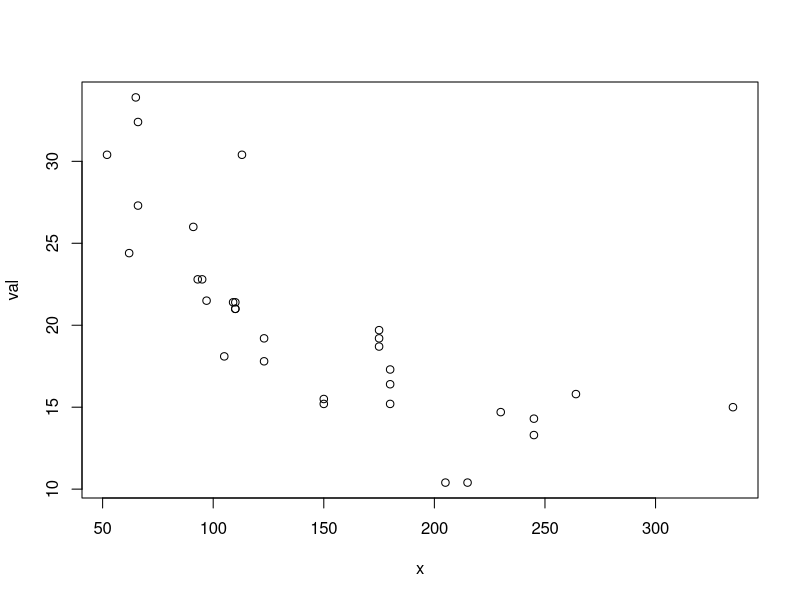
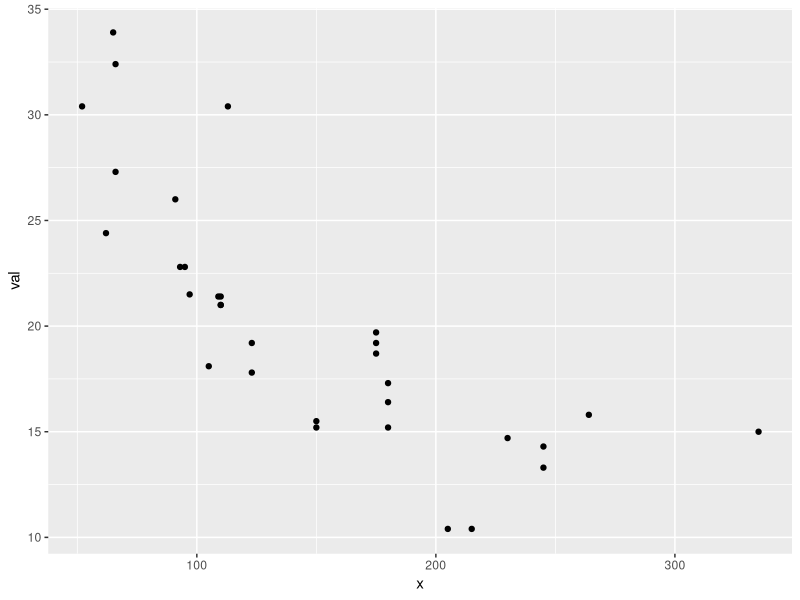
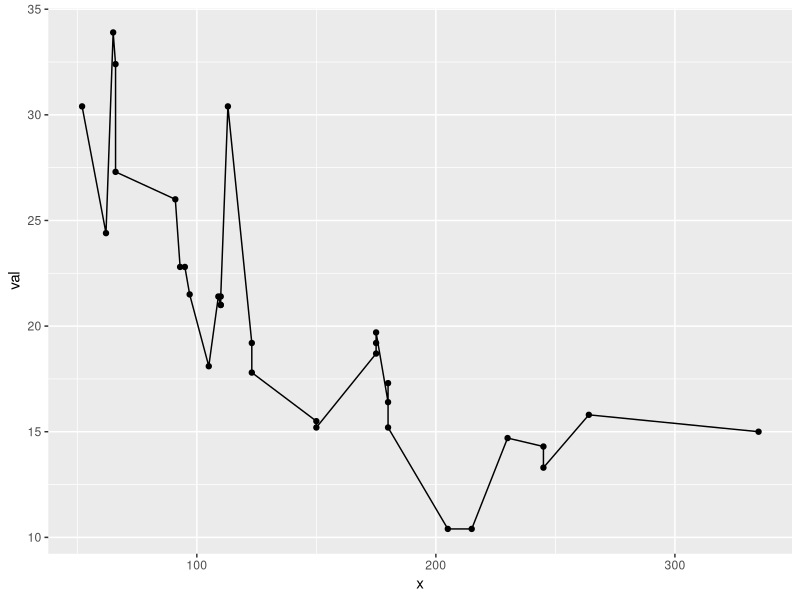
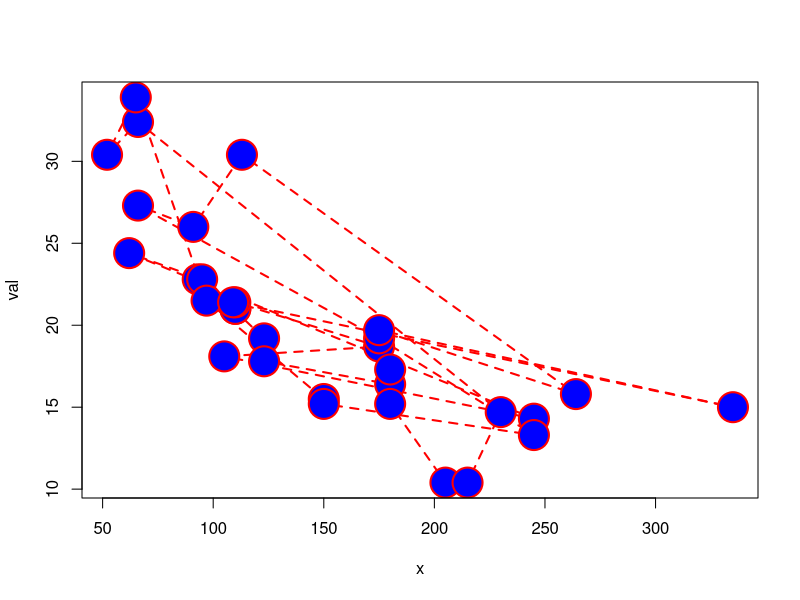
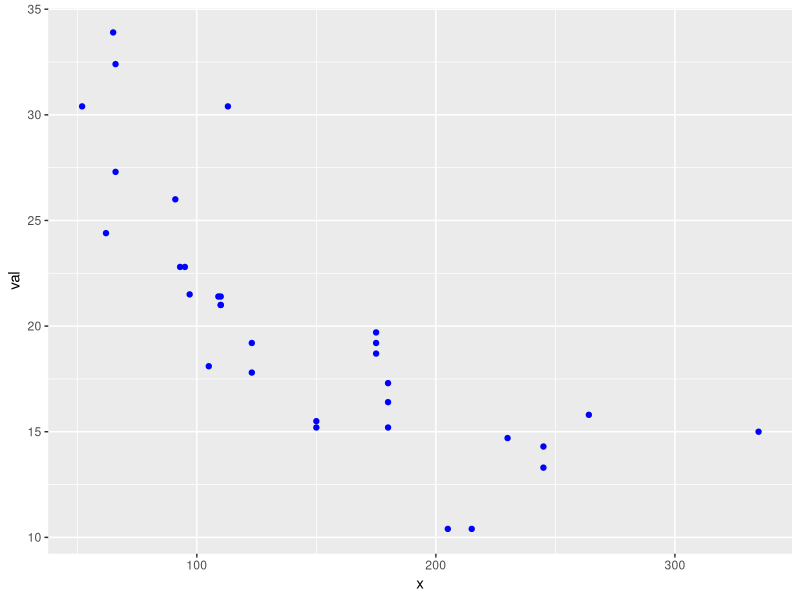
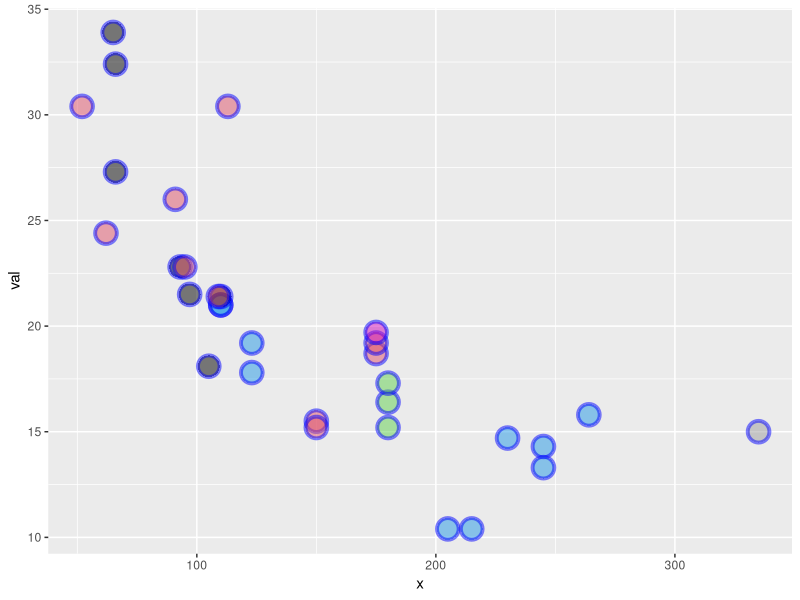
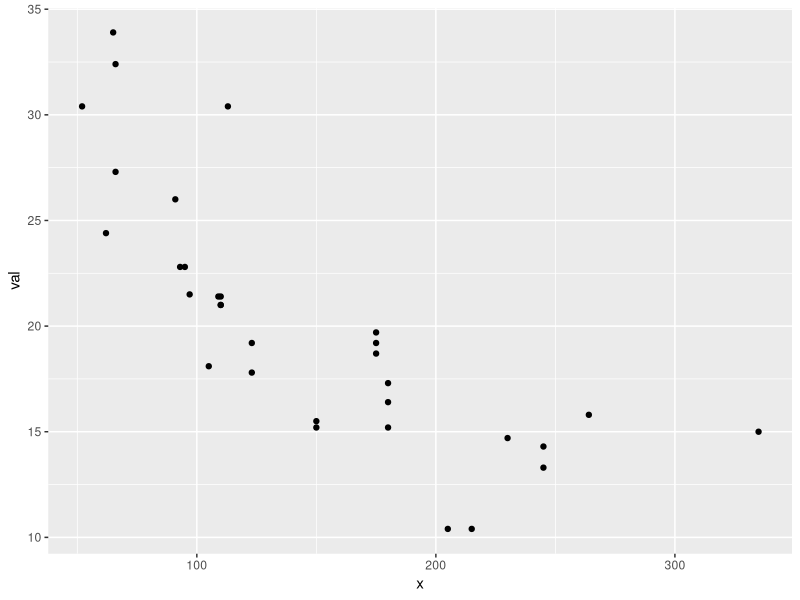
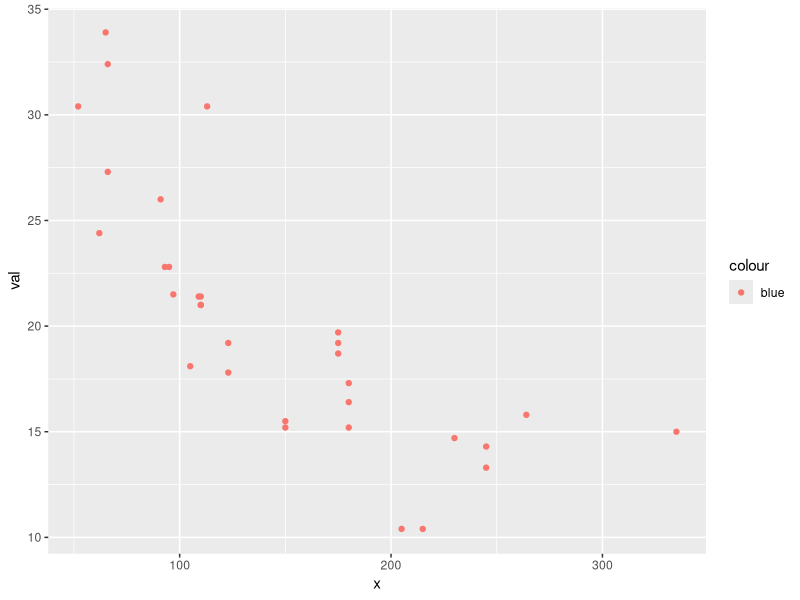

The R source for these figures, in order:
## ---- chunk 1
knitr::opts_chunk$set(echo = TRUE)
## ---- chunk 2
library(ggplot2)
## ---- chunk 3
val <- mtcars$mpg
x <- mtcars$hp
plot(x, val, type="p")
## ---- chunk 4
df <- data.frame(x=mtcars$hp, val=mtcars$mpg)
p1 <- ggplot(df, aes(x=x, y=val)) #set up data and x and y
p2 <- p1 + geom_point() # Tell it what to do with that (add a line)
p2 # plot it
## ---- chunk 5
class(p1)
class(p2)
## ---- chunk 6
p2 + geom_line()
## ---- chunk 7
plot(x, val, type="b", lwd=2, lty=2,
     pch=21, col="red", cex=4, bg="blue")
## ---- chunk 8
ggplot(df, aes(x=x, y=val)) + geom_point(col="blue")
## ---- chunk 9
ggplot(df, aes(x=x, y=val)) + 
  geom_point(shape=21, col="blue", fill=mtcars$carb, size=6, alpha=.5, stroke=2)
## ---- chunk 10
ggplot(df, aes(x=x, y=val), col="blue") + geom_point()
## ---- chunk 11
ggplot(df, aes(x=x, y=val, color="blue")) + geom_point()
## ---- chunk 12
ggplot(df, aes(x=x, y=val)) + geom_point(col="blue")
## ---- chunk 13
ggplot(df, aes(x=x, y=val)) + geom_point(aes(color="blue"))
## ---- chunk 14
p1 <- ggplot(df, aes(x=x, y=val)) + 
  geom_line(col="blue", size=2) +
  geom_point(col="red", size=3)
p1
## ---- chunk 15
p1 + geom_col(alpha=0.5, position="dodge")
## ---- chunk 16
plot(x, val, type="p", xlab="time", ylab="value",
     xlim=c(100,200), ylim=c(0,40), main="plot plot")
## ---- chunk 17
ggplot(df, aes(x=x, y=val)) +
  geom_point() +
  xlab("time") + ylab("value") +
  ggtitle("ggplot plot") +
  xlim(c(100,200)) + ylim(c(0,40))
## ---- chunk 18
p1 + theme_classic()
## ---- chunk 19
val2 <- val+10
plot(x, val, ylim=c(0,50))
lines(x[order(x)], val2[order(x)])
## ---- chunk 20
df2 <- data.frame(x=x, val2=val+10)
ggplot(data=df, aes(x=x, y=val)) +
  geom_point() +
  geom_line(data=df2, aes(x=x, y=val2))
## ---- chunk 21
ggplot(data=df, aes(x=x, y=val)) +
  geom_point() +
  geom_line(data=df2, aes(x=x, y=val))
## ---- chunk 22
ggplot() +
  geom_point(data=df, aes(x=x, y=val)) +
  geom_line(data=df2, aes(x=x, y=val2))
## ---- chunk 23
ggplot() +
  geom_line(data=iris, aes(x = Sepal.Length, y=Petal.Length)) +
  geom_bar(data=mtcars, aes(x=cyl), alpha=0.3) +
  ylab("y") + xlab("x")
## ---- chunk 24
ggplot() +
  geom_point(data=df, aes(x=x, y=val, col="df", linetype="df")) +
  geom_line(data=df2, aes(x=x, y=val2, col="df2", linetype="df2")) +
  scale_color_manual("name", values=c("blue", "black")) +
  scale_linetype_manual("name",values=c(0,1))
## ---- chunk 25
df1 <- data.frame(x=x, val=val, name="df1")
df2 <- data.frame(x=x, val=val+10, name="df2")
df3 <- rbind(df1, df2)
ggplot(df3, aes(x=x, y=val, col=name, shape=name)) + 
  geom_line() +
  geom_point()
## ---- chunk 26
ggplot(df3, aes(x=x, y=val)) + 
  geom_line(aes(col=name)) +
  geom_point(aes(shape=name))
## ---- chunk 27
ggplot(df3, aes(x=x, y=val)) + 
  geom_line(aes(col=name, linetype=name)) +
  geom_point(aes(shape=name)) +
  scale_color_manual("name", values=c("blue", "black")) +
  scale_shape_manual("name",values=c(NA,1)) +
  scale_linetype_manual("name",values=c(1,0))
## ---- chunk 28
df4 <- data.frame(x=1:10, y=c(1,NA,NA,4:10), name=rep(c("a","b"),5))
ggplot(df4, aes(x=x, y=y, col=name)) + 
  geom_point()
## ---- chunk 29
ggplot(df4, aes(x=x, y=y, col=name)) + 
  geom_point(na.rm=TRUE)
## ---- chunk 30
par(mfrow=c(2,2))
t <- 1:10
val <- rnorm(10)
plot(t, val, type="b")
plot(t, val+100, type="l")
plot(t, 100*val, type="p")
barplot(1:4, 1:4, type="b")
## ---- chunk 31
library(gridExtra)
df <- data.frame(t = 1:10, val = rnorm(10))
p1 <- ggplot(df, aes(x=t, y=val)) + geom_line() + geom_point()
p2 <- ggplot(df, aes(x=t, y=val+100)) + geom_line()
p3 <- ggplot(df, aes(x=t, y=100*val)) + geom_point()
df2 <- data.frame(t = 1:4, val = 1:4, se=.1*(1:4))
p4 <- ggplot(df2, aes(x=t, y=val)) + geom_col()
gridExtra::grid.arrange(p1, p2, p3, p4)
## ---- chunk 32
gridExtra::grid.arrange(p1+geom_smooth(method="lm"), 
                        p4+geom_errorbar(aes(ymin=val-se, ymax=val+se), width=0.3), ncol=1)
## ---- chunk 33
df1 <- data.frame(t=t, val=val, name="df1")
df2 <- data.frame(t=t, val=val+1, name="df2")
df <- rbind(df1, df2)
p1 <- ggplot(df, aes(x=t, y=val, col=name)) + geom_line()
p1
## ---- chunk 34
p1 + facet_wrap(~name)
## ---- chunk 35
head(mpg)
## ---- chunk 36
pc <- ggplot(mpg, aes(x=cyl, y=cty)) + geom_point()
pc
## ---- chunk 37
pc + facet_wrap(~class)
## ---- chunk 38
pc + facet_wrap(~class, scales="free") + geom_smooth(method="lm")
## ---- chunk 39
pf <- pc + facet_wrap(~class)
grid.arrange( p1, pf, ncol=2)
## ---- chunk 40
pf <- pc + facet_wrap(~class)
grid.arrange(
  p1+ggtitle("All the classes"), 
  pf+theme_bw()+ylab("City mpg"),
  ncol=2)
